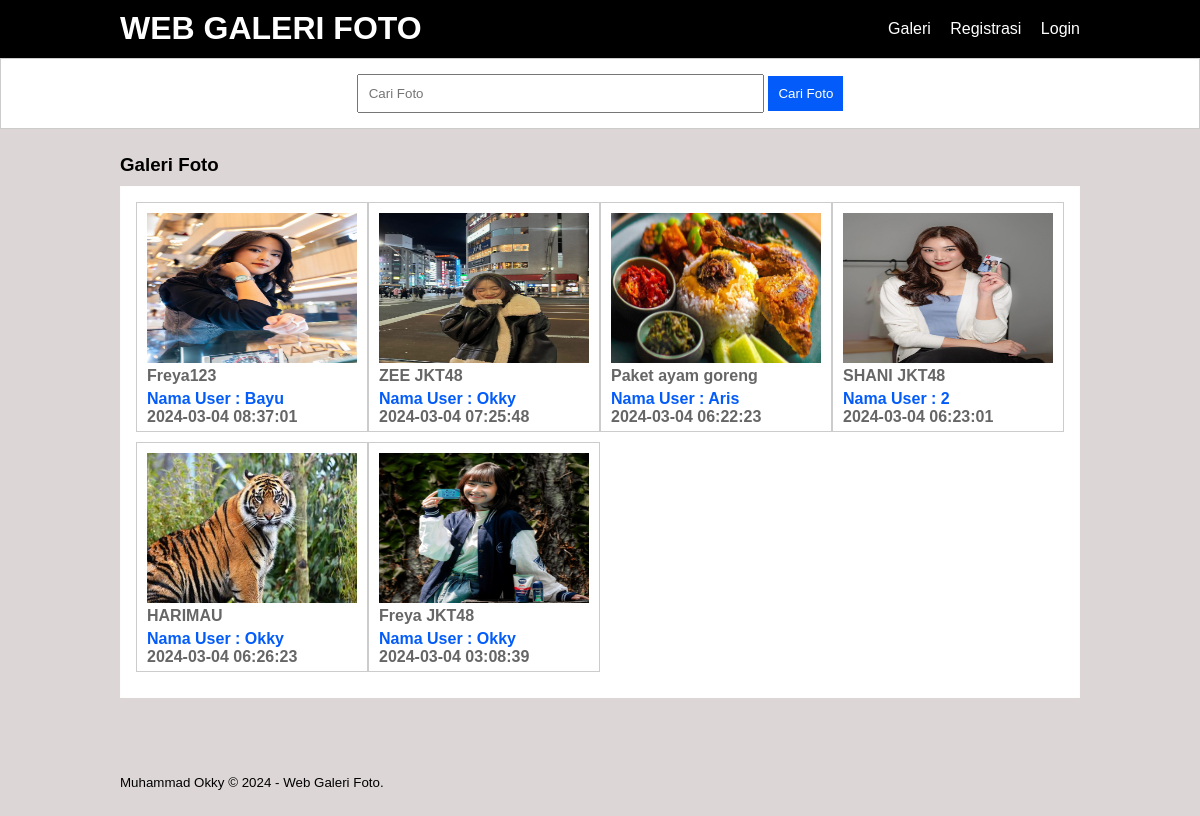
The page /galeri.php on the database its author committed.
### tables this page shows
CREATE TABLE `tb_image` (
  `image_id` int(11) NOT NULL,
  `category_id` int(11) NOT NULL,
  `category_name` varchar(100) NOT NULL,
  `admin_id` int(11) NOT NULL,
  `admin_name` varchar(100) NOT NULL,
  `image_name` varchar(100) NOT NULL,
  `image_description` text NOT NULL,
  `image` varchar(100) NOT NULL,
  `image_status` tinyint(1) NOT NULL,
  `date_created` timestamp NOT NULL DEFAULT current_timestamp() ON UPDATE current_timestamp()
);

### galeri.php (the view, shortened to what this page needs)
<?php
    include 'db.php';
?>
<!DOCTYPE html>
<head>
<link rel="stylesheet" type="text/css" href="css/style.css">
</head>
<body>
    <header>
        <div class="container">
        <h1><a href="index.php">WEB GALERI FOTO</a></h1>
        <ul>
            <li><a href="galeri.php">Galeri</a></li>
           <li><a href="registrasi.php">Registrasi</a></li>
           <li><a href="login.php">Login</a></li>
        </ul>
        </div>
    </header>
    <div class="search">
        <div class="container">
            <form action="galeri.php">
                <input type="text" name="search" placeholder="Cari Foto" value="<?php echo $_GET['search'] ?>" />
                <input type="submit" name="cari" value="Cari Foto" />
            </form>
        </div>
    </div>
    <div class="section">
    <div class="container">
       <h3>Galeri Foto</h3>
       <div class="box">
          <?php
              $foto = mysqli_query($conn, "SELECT * FROM tb_image WHERE image_status = 1 $where ORDER BY image_id DESC");
			  if(mysqli_num_rows($foto) > 0){
				  while($p = mysqli_fetch_array($foto)){
		  ?>
          <a href="detail-image.php?id=<?php echo $p['image_id'] ?>">
          <div class="col-4">
              <img src="foto/<?php echo $p['image'] ?>" height="150px" />
              <p class="nama"><?php echo substr($p['image_name'], 0, 30) ?></p>
              <p class="admin">Nama User : <?php echo $p['admin_name'] ?></p>
              <p class="nama"><?php echo $p['date_created']  ?></p>
          </div>
          </a>
          <?php }}else{ ?>
              <p>Foto tidak ada</p>
          <?php } ?>
       </div>
    </div>
    </div>
     <footer>
        <div class="container">
            <small>Muhammad Okky &copy; 2024 - Web Galeri Foto.</small>
        </div>
    </footer>
</body>
</html>

### css/style.css (style rules this page uses)
* { padding:0; margin:0; font-family:'Quicksand', sans-serif; }
body { background-color:#ddd6d6; }
a { color: inherit; text-decoration:none; }
header { background-color: #000000; color: #ffffff; }
header h1 { float:left; padding:10px 0; }
header ul { float:right; }
header ul li { display:inline-block; }
header ul li a { padding:20px 0 20px 15px; display: inline-block; }
footer { padding:25px 0; }
.container { width: 80%; margin: 0 auto; }
.container:after { content:''; display: block; clear:both; }
.section { padding:25px 0; }
.box { background-color: #ffffff; border:1px solid #fdfdfd; padding:15px; box-sizing: border-box; margin:10px 0 25px 0; }
.box:after { content: ''; display: block; clear: both; }
.search { padding:15px 0; background-color: #fff; border:1px solid #ccc; text-align: center; }
.search input[type=text] { width: 40%; padding:10px; }
.search input[type=submit] { padding:10px 10px; background-color: #035CF9; color: #fff; border:none; cursor:pointer; }
.col-4 { width:25%; height: 230px; border:1px solid #ccc; float: left; padding:10px; box-sizing: border-box; margin-bottom: 10px; }
.col-4 img { width: 100%; }
.col-4 .nama { font-weight: bold; color: #666; margin-bottom: 5px; }
.col-4 .admin { font-weight: bold; color: #035CF9; }

### rows shown on the page
tb_image: image (picture), image_name "Freya123", admin_name "Bayu", date_created "2024-03-04 08:37:01"
tb_image: image (picture), image_name "ZEE JKT48", admin_name "Okky", date_created "2024-03-04 07:25:48"
tb_image: image (picture), image_name "Paket ayam goreng", admin_name "Aris", date_created "2024-03-04 06:22:23"
tb_image: image (picture), image_name "SHANI JKT48", admin_name "2", date_created "2024-03-04 06:23:01"
tb_image: image (picture), image_name "HARIMAU", admin_name "Okky", date_created "2024-03-04 06:26:23"
tb_image: image (picture), image_name "Freya JKT48", admin_name "Okky", date_created "2024-03-04 03:08:39"
